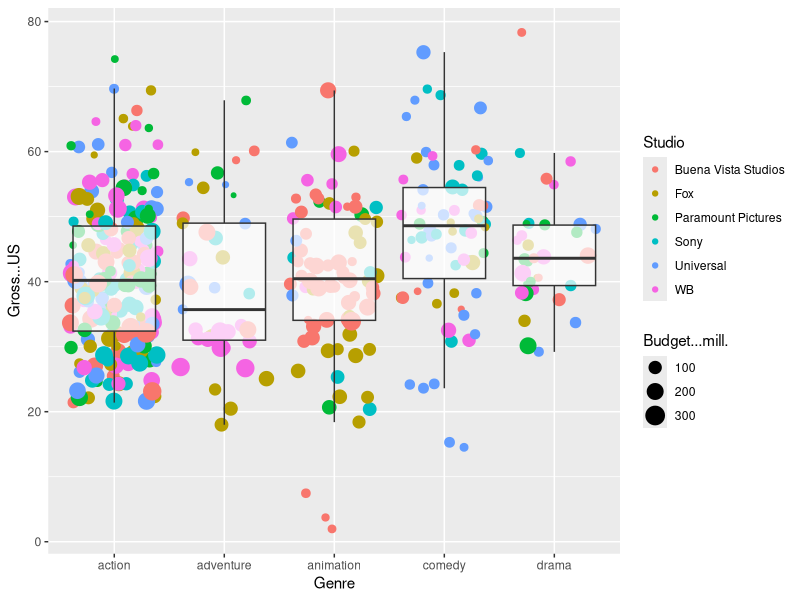
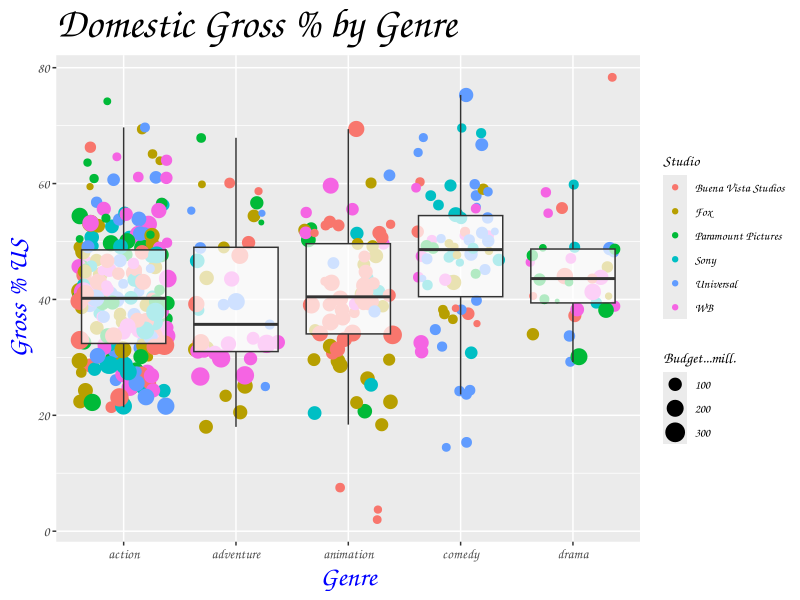

Recreate these plots in R, in order.
## ---- chunk 1
getwd()
m <- read.csv("Section6-Homework-Data.csv")
m
## ---- chunk 2
rectify <- (m$Genre=="action") | (m$Genre=="adventure") |
  (m$Genre=="animation") | (m$Genre=="comedy") |
  (m$Genre=="drama")
rectify1 <- (m$Studio=="Buena Vista Studios") |
  (m$Studio=="Fox") |(m$Studio=="Paramount Pictures") |
  (m$Studio=="Sony") |(m$Studio=="Universal") |
  (m$Studio=="WB")
## ---- chunk 3
m <- m[rectify&rectify1,]
m
## ---- chunk 4
library(ggplot2)
## ---- chunk 5
plot <- ggplot(data=m, aes(x=Genre,y=Gross...US))
plot <- plot + geom_jitter(aes(color=Studio,
                               size=Budget...mill.)) +
  geom_boxplot(alpha=0.7,
               outlier.color=NA)
plot
## ---- chunk 6
plot <- plot +
  ggtitle("Domestic Gross % by Genre") +
  ylab("Gross % US") + #xlab remains the same 
  theme(
    text=element_text(family="Comic Sans MS"),
    axis.title.x = element_text(color="Blue",size=20),
    axis.title.y = element_text(color="Blue",size=20),
    axis.text.x = element_text(size=10),
    axis.text.y = element_text(size=10),
    plot.title = element_text(size=30)
    )
plot
